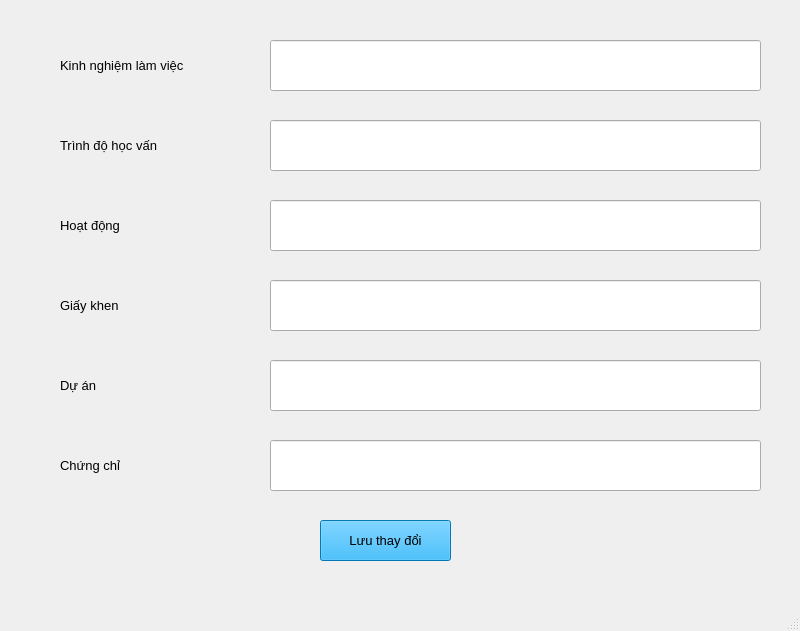
<?xml version="1.0" encoding="UTF-8"?>
<ui version="4.0">
 <class>timviec_SuaHoSo</class>
 <widget class="QMainWindow" name="timviec_SuaHoSo">
  <property name="geometry">
   <rect>
    <x>0</x>
    <y>0</y>
    <width>800</width>
    <height>631</height>
   </rect>
  </property>
  <property name="windowTitle">
   <string>Tìm việc - Sửa hồ sơ</string>
  </property>
  <widget class="QWidget" name="centralwidget">
   <widget class="QLineEdit" name="te_ChungChi_shs">
    <property name="geometry">
     <rect>
      <x>270</x>
      <y>440</y>
      <width>491</width>
      <height>51</height>
     </rect>
    </property>
   </widget>
   <widget class="QLabel" name="label_6">
    <property name="geometry">
     <rect>
      <x>60</x>
      <y>370</y>
      <width>161</width>
      <height>31</height>
     </rect>
    </property>
    <property name="font">
     <font>
      <pointsize>10</pointsize>
     </font>
    </property>
    <property name="text">
     <string>Dự án</string>
    </property>
   </widget>
   <widget class="QLineEdit" name="te_HoatDong_shs">
    <property name="geometry">
     <rect>
      <x>270</x>
      <y>200</y>
      <width>491</width>
      <height>51</height>
     </rect>
    </property>
   </widget>
   <widget class="QLineEdit" name="te_GiayKhen_shs">
    <property name="geometry">
     <rect>
      <x>270</x>
      <y>280</y>
      <width>491</width>
      <height>51</height>
     </rect>
    </property>
   </widget>
   <widget class="QLabel" name="label_4">
    <property name="geometry">
     <rect>
      <x>60</x>
      <y>210</y>
      <width>161</width>
      <height>31</height>
     </rect>
    </property>
    <property name="font">
     <font>
      <pointsize>10</pointsize>
     </font>
    </property>
    <property name="text">
     <string>Hoạt động</string>
    </property>
   </widget>
   <widget class="QPushButton" name="bt_SuaHoSo_shs">
    <property name="geometry">
     <rect>
      <x>320</x>
      <y>520</y>
      <width>131</width>
      <height>41</height>
     </rect>
    </property>
    <property name="font">
     <font>
      <pointsize>10</pointsize>
     </font>
    </property>
    <property name="styleSheet">
     <string notr="true">background-color: rgb(0, 170, 255);</string>
    </property>
    <property name="text">
     <string>Lưu thay đổi</string>
    </property>
   </widget>
   <widget class="QLineEdit" name="te_kinhNghiemLamViec_shs">
    <property name="geometry">
     <rect>
      <x>270</x>
      <y>40</y>
      <width>491</width>
      <height>51</height>
     </rect>
    </property>
   </widget>
   <widget class="QLabel" name="label_5">
    <property name="geometry">
     <rect>
      <x>60</x>
      <y>290</y>
      <width>161</width>
      <height>31</height>
     </rect>
    </property>
    <property name="font">
     <font>
      <pointsize>10</pointsize>
     </font>
    </property>
    <property name="text">
     <string>Giấy khen</string>
    </property>
   </widget>
   <widget class="QLineEdit" name="te_ThinhDoHocVan_shs">
    <property name="geometry">
     <rect>
      <x>270</x>
      <y>120</y>
      <width>491</width>
      <height>51</height>
     </rect>
    </property>
   </widget>
   <widget class="QLabel" name="label_3">
    <property name="geometry">
     <rect>
      <x>60</x>
      <y>130</y>
      <width>161</width>
      <height>31</height>
     </rect>
    </property>
    <property name="font">
     <font>
      <pointsize>10</pointsize>
     </font>
    </property>
    <property name="text">
     <string>Trình độ học vấn</string>
    </property>
   </widget>
   <widget class="QLabel" name="label_2">
    <property name="geometry">
     <rect>
      <x>60</x>
      <y>50</y>
      <width>161</width>
      <height>31</height>
     </rect>
    </property>
    <property name="font">
     <font>
      <pointsize>10</pointsize>
     </font>
    </property>
    <property name="text">
     <string>Kinh nghiệm làm việc</string>
    </property>
   </widget>
   <widget class="QLineEdit" name="te_DuAn_shs">
    <property name="geometry">
     <rect>
      <x>270</x>
      <y>360</y>
      <width>491</width>
      <height>51</height>
     </rect>
    </property>
   </widget>
   <widget class="QLabel" name="label_7">
    <property name="geometry">
     <rect>
      <x>60</x>
      <y>450</y>
      <width>161</width>
      <height>31</height>
     </rect>
    </property>
    <property name="font">
     <font>
      <pointsize>10</pointsize>
     </font>
    </property>
    <property name="text">
     <string>Chứng chỉ</string>
    </property>
   </widget>
  </widget>
  <widget class="QMenuBar" name="menubar">
   <property name="geometry">
    <rect>
     <x>0</x>
     <y>0</y>
     <width>800</width>
     <height>26</height>
    </rect>
   </property>
  </widget>
  <widget class="QStatusBar" name="statusbar"/>
 </widget>
 <resources/>
 <connections/>
</ui>
